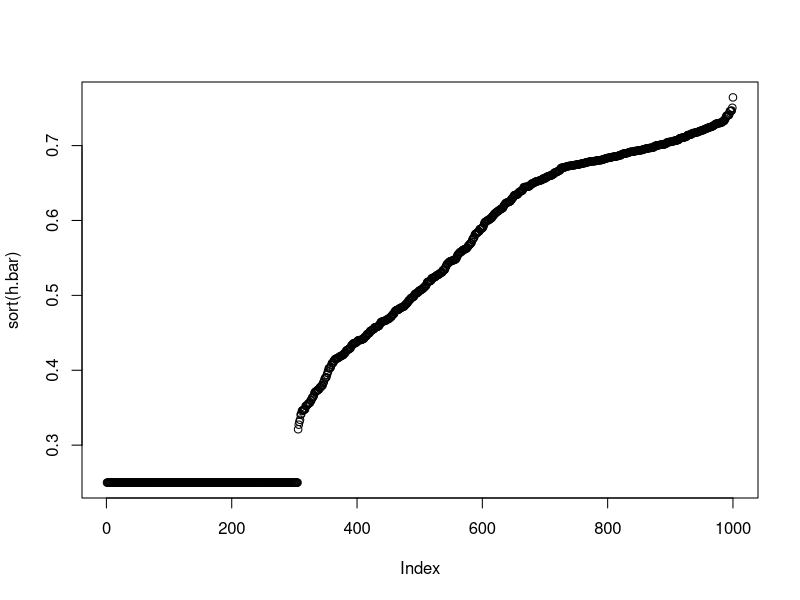
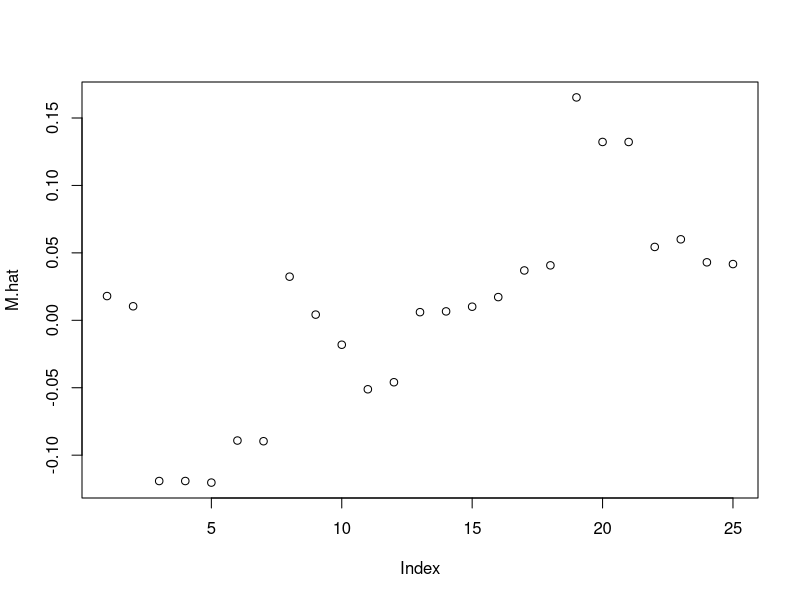
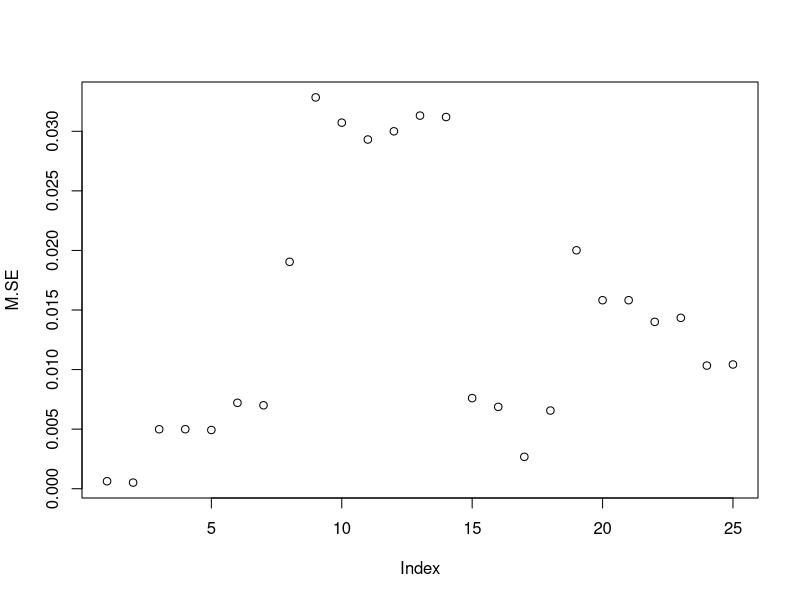
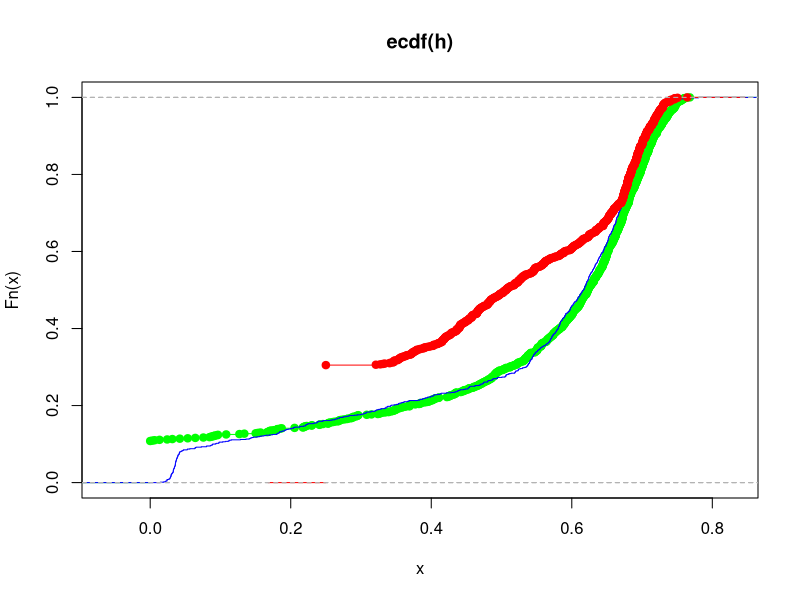

The R source for these figures, in order: (Note: this script raises an error after producing the figures.)

##### Generate data #####
n <- 1000
### Budget sets: EAch indv has one kink in their budget constraint (including linear as a special case)
j <- round(rep(2, n) )
y <- matrix(NA, nrow=n, ncol=j[1])
w <- matrix(NA, nrow=n, ncol=j[1])
y[,1] <- pmax(0, rnorm(n, 10, .5))
# y[,1] <- rep(0,n)
w[,1] <- pmax(1, rnorm(n, 15, 10))
# kink is when labor tax kicks in
kink <- 10
l <- pmin(1, (kink)/w[,1])
tax.r <- .3
w[(l<1),2] <- w[(l<1),1]*(1-tax.r)
w[(l==1),2] <- 1
y[,2] <- 1
y[(l<1),2] <-  l[(l<1)]*(w[(l<1),1]-w[(l<1),2]) + y[(l<1),1]

head(cbind(y,w,l))


### V is noise on measurement of y
v.mean <- 0
v.sigm <- 1
v <- runif(n)

### pi is from u=(c^(1-a)+(1-h)^(1-a))/(1-a) (?CES)
a <- 4/3
pi <- function(y,w,v){ pmax(0, ((w)^a-(y*v))/(w^a+w)) }
# mean(pi(y,w,v))
# sum(pi(y,w,v))
# plot(sort(pi(y[,1],w[,1],rep(v))))

pi.bar.fn <- function(y,w){ 1/(w^a+w)*((w^a-y/2)^(w^a/y >= 1))*
    ((w^(a*2)/(y*2))^(w^a/y < 1))}
# lines(sort(pi.bar.fn(y[,1],w[,1])))

pi.inv.fn <- function(y,w,l) { (w^2-l*(w^2+w)/y)*(l>0)}
### notice inverse not well defined on some part of domain, mu.fn accounts for this

mu.fn <- function(y,w,l){ 
  0 * (0 >= (w^a-l*(w^a+w))/y ) +
  (w^(2*a)-2*l*w^a*(w^a+w) +l^2*(w^a+w)^2)/(2*y*(w^a+w))  * (1 >= (w^a-l*(w^a+w))/y &(w^a-l*(w^a+w))/y >= 0) +
  ((w^(a)-1/2*y)/(w^a+w)-l) * ((w^a-l*(w^a+w))/y >= 1) 
}
# plot(((w^a-l*(w^a+w))/y),mu.fn(y,w,l))
# head(mu.fn(y,w,l))
# head((w^a-l*(w^a+w))/y)

### h.bar.fn would have to be re-written for >2 segments
h.bar.fn <- function(y,w,l){ pi.bar.fn(y[,2],w[,2]) + mu.fn(y,w,rep(l))[,1] - mu.fn(y,w,rep(l))[,2]}
h.bar <- h.bar.fn(y,w,l)
plot(sort(h.bar))

### here are some plots for interest
# plot(l,h.bar)
# plot(w[,1],pi(y[,1],w[,1],rep(v)))
# plot(w[,1],h.bar)
# plot(w[,2],h.bar)
# plot(y[,1],h.bar)
# plot(y[,2],h.bar)

####### Estimation #####
### h data is generated now
h <- pi(y[,1],w[,1],v)
# plot(sort(h))

##### Generate Basis ####
## I need the .base function for the policy simulation
P.fn.base <- function(y,w,l){
P <- rep(1,n)
### adds columns in order of degree (try with something other than 10)
for (i in 1:20){
P.temp <- cbind(poly(cbind(y[,1],w[,1]), degree=i, raw=T)[1:n,], -poly(cbind(y[,2],w[,2],l), degree=i, raw=T)[1:n,]+
  poly(cbind(y[,1],w[,1],l), degree=i, raw=T)[1:n,])
head(P.temp)
P <- cbind(P,P.temp[,!(colnames(P.temp) %in% colnames(P))])
}
P
}
# head(P)
# print(ncol(P))

### now construct lin ind P matrix (li is index lin ind columns)
P.fn <- function(y,w,l){
P <- P.fn.base(y,w,l)
li <- 1
P.li <- matrix(P[,1])

for (i in 2:ncol(P)){
  # head(P.li)
  P.temp <- cbind(P.li[,which(li<i)], P[,i], P.li[,which(li > i)])
  colnames(P.temp)[max(max(which(li<i)+1),1)] <- colnames(P)[i]
  # head(P.temp)
  ## near-multicollinearity is a problem, the first 'if' ensure matrix invertibility; the second 'if' prevents the values from being too big for the computer
  ## http://stackoverflow.com/questions/38553336/get-wrong-inverse-matrix-from-both-solve-and-ginv-functions
  if ( ncol(P.temp) == qr(P.temp)$rank ) {
  # if ( ncol(t(P.temp) %*% P.temp) == qr(t(P.temp) %*%P.temp)$rank ) {
    P.li <- P.temp
    li <- sort(c(li,i))
  }
}
P.li
}
P <- P.fn(y,w,l)
ncol(P)


##### Do (sieve) regression ####
library(MASS)
beta <- function(K) {ginv(t(P[,1:K]) %*% P[,1:K]) %*% t(P[,1:K]) %*% h}
# beta <- function(K) {matrix(lm(h ~ P[,1:K]-1)$coefficients,ncol=1)}
hhat <- function(K) {P[,1:K] %*% beta(K)}

##### CV (vectorization is quicker than loops, change to `leave one out') ####
SSE <- function(K){
  temp = matrix(NA, nrow=n, ncol=1)
  hhat_l = hhat(K)
  P_l   = P[,1:K]
  temp <- (h-hhat_l)^2 / (1-diag(P_l %*% ginv(t(P_l) %*% P_l) %*% t(P_l)))^2
  sum(temp)
}

CV <- function(K){1 - SSE(K) / sum((h-h.bar)^2)}

Kmax = ncol(P)
CV.mat <- matrix(sapply(1:Kmax,CV), ncol=1)

CV.opt = max(CV.mat)
K.opt = which.max(CV.mat)

K.opt=22

pdf(file = 'plot1.pdf')
plot(ecdf(h),col="GREEN")
lines(ecdf(P[,1:K.opt]%*% beta(K.opt)), col="BLUE")
lines(ecdf(h.bar),col="RED")
dev.off()

#### policy simulation (\hat{M})
### .a is for `after', .b is for before
### seems pretty sensitive to changing parameters: it makes sense, since taking ^p of data, small initial changes mean big changes in basis
P.b <- P
y.a <- y
w.a <- w
l.a <- l

## min.wage
w.a[w.a<=(mean(w.a)*.4)] <- mean(w.a)*.4
l.a <- pmin(1, (kink)/w.a[,1])

## increase welfare
# y.a[,1] <- 15

## change tax
# tax.r <- .2
# w.a[(l.a<1),2] <- w.a[(l.a<1),1]*(1-tax.r)
# w.a[(l.a==1),2] <- 1
# y.a[,2] <- l.a*(w.a[,1]-w.a[,2]) + y.a[,1]

K.pol <- K.opt+5

P.a <- P.fn.base(y.a,w.a,l.a)
P.a <- cbind( rep(1,n), P.a[,colnames(P.a) %in% colnames(P)])

P.b.mean <- apply(P.b, 2, mean)
P.a.mean <- apply(P.a, 2, mean)
## functions
{
B <- function(K){ matrix(P.b.mean[1:K],nrow=K) }
D <- function(K) {matrix(P.a.mean[1:K],nrow=K)-B(K)}
theta.fn <- function(K){ (t(D(K)) %*% beta(K)) / (t(B(K)) %*% beta(K))}
C <- function(K) {(D(K) - rep(theta.fn(K))* B(K)) / rep(t(B(K)) %*% beta(K))}
Q.hat.fn <- function(K){ t(P.b[,1:K])%*% P.b[,1:K]/n}
Sigma.hat.fn <- function(K){x <- array(NA, dim=c(K,K,n))
  for(i in 1:n){t(t(P[i,1:K])) %*% t(P[i,1:K]) -> x[,,i]}
  x <- x * rep( (h-P.b[,1:K] %*% beta(K))^2, each=K*K)/rep(n)
  apply(x, c(1,2), sum)
}
SE.m.fn <- function(K){
  sqrt( t(C(K)) %*% ginv(Q.hat.fn(K)) %*% Sigma.hat.fn(K) %*% ginv(Q.hat.fn(K)) %*% C(K) /rep(n))
}
}

M.hat <- sapply(3:K.pol, theta.fn)
M.SE <-sapply(3:K.pol, SE.m.fn)
plot(M.hat)
plot(M.SE)

Additional.term <- colnames(P)[3:K.pol]

write.table(cbind(name,round(cbind(M.hat,M.SE),4)), 'table1.txt')

### (22 FEb)
# fix basis generation
# do M: done 
# standard errors?
# produce output for .tex
# 
